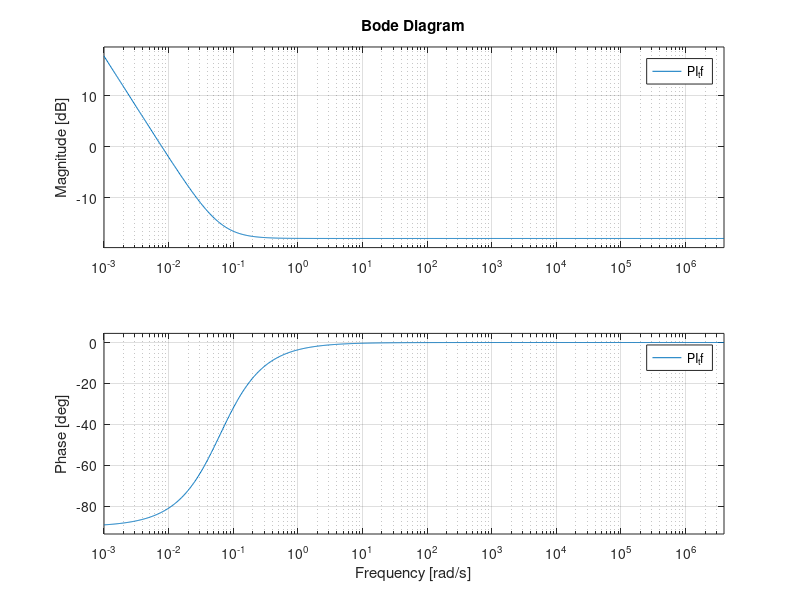

Source code (MATLAB):
% loop filter cutoff
ki = 1;
ki_frac_bits = 8;
kp = 1;
kp_frac_bits = 4;
div_at_exit = 2;
target = 5E6;
loop_div = 4;

b0 = kp/(div_at_exit*2^kp_frac_bits);
b1 = ki/(div_at_exit*2^ki_frac_bits);

TS = 1/(target/loop_div);
N = 2*[(2*b0 + TS*b1)  (-2*b0 + TS*b1)];
D = [1 -1];

PI_tf = tf(N, D, TS);

bode(PI_tf);

%% error code to freq
pa_freq_sens = 1*b0*(258E6*(1/2^12));

inv_num = 383;
T_target = 1/target;

ro_freq_sens = 1*b0*(abs(1/(T_target - 2*(T_target/inv_num))-target) + abs(1/(T_target + 2*(T_target/inv_num))-target))/2;
